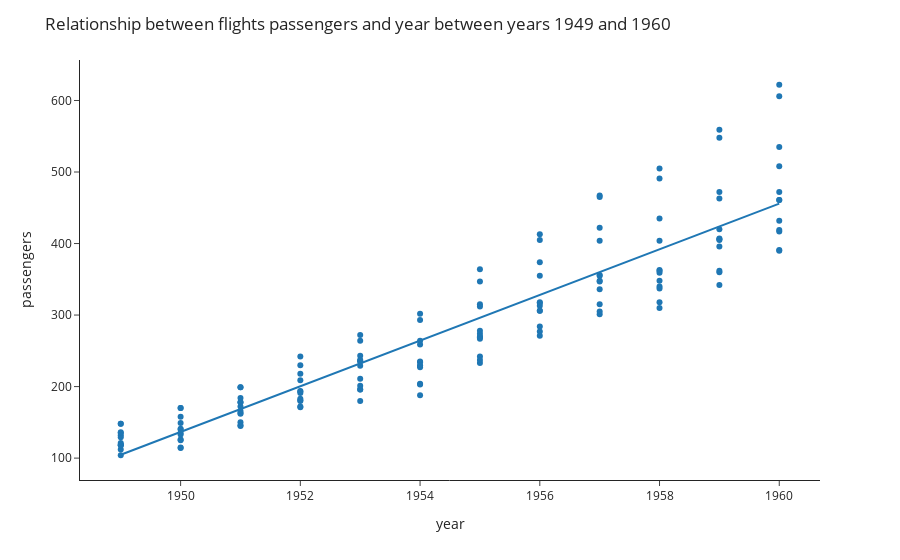

Notebook code cell kept with this figure:
### Code cell
flightFig = px.scatter(flights, x="year", y="passengers", trendline="ols", template="simple_white")
flightFig.update_layout(title_text='Relationship between flights passengers and year between years 1949 and 1960')
flightFig.show()

### Figure 1 — Plotly figure (JSON) as saved in the notebook; plotly's stock layout.template omitted (floating-point values rounded to 4 significant figures; data arrays with more than 128 entries replaced by an {"elided": "..."} marker saying what was removed)
{"data": [{"hovertemplate": "year=%{x}<br>passengers=%{y}<extra></extra>", "legendgroup": "", "marker": {"color": "#1F77B4", "symbol": "circle"}, "mode": "markers", "name": "", "orientation": "v", "showlegend": false, "type": "scatter", "x": {"elided": "144 int values"}, "xaxis": "x", "y": {"elided": "144 int values"}, "yaxis": "y"}, {"hovertemplate": "<b>OLS trendline</b><br>passengers = 31.924 * year + -62115.1<br>R<sup>2</sup>=0.849759<br><br>year=%{x}<br>passengers=%{y} <b>(trend)</b><extra></extra>", "legendgroup": "", "marker": {"color": "#1F77B4", "symbol": "circle"}, "mode": "lines", "name": "", "showlegend": false, "type": "scatter", "x": {"elided": "144 int values"}, "xaxis": "x", "y": {"elided": "144 float values"}, "yaxis": "y"}], "layout": {"legend": {"tracegroupgap": 0}, "margin": {"t": 60}, "title": {"text": "Relationship between flights passengers and year between years 1949 and 1960"}, "xaxis": {"anchor": "y", "domain": [0, 1], "title": {"text": "year"}}, "yaxis": {"anchor": "x", "domain": [0, 1], "title": {"text": "passengers"}}}}
